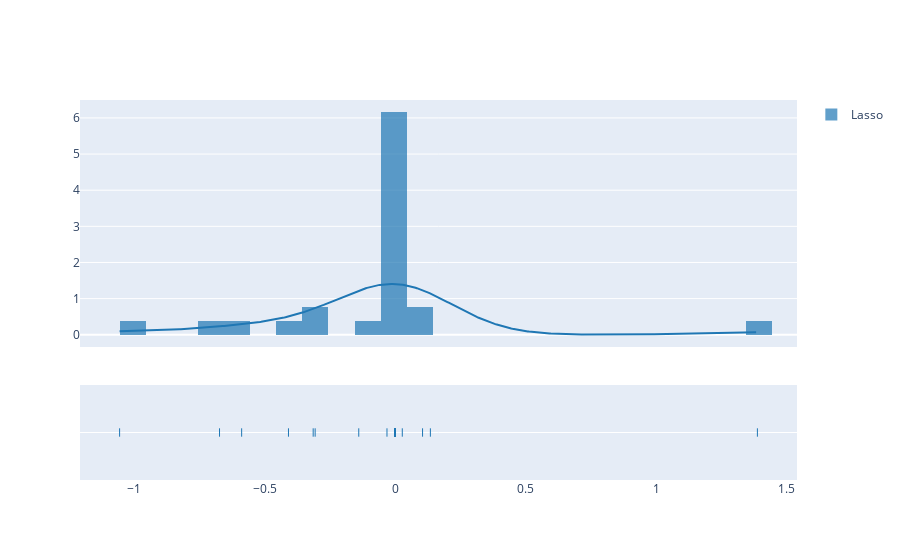

The notebook cell this image was saved under:
### Markdown cell above
We create a plot to examine the distribution of model coefficients to see what the Lasso model is selecting to predict number of children

### Code cell
import plotly.figure_factory as ff

ff.create_distplot([
    models['LassoCV']["LinearModel"].coef_], ['Lasso'], bin_size=0.1)

### Figure 1 — Plotly figure (JSON) as saved in the notebook; plotly's stock layout.template omitted (floating-point values rounded to 4 significant figures; data arrays with more than 128 entries replaced by an {"elided": "..."} marker saying what was removed)
{"data": [{"autobinx": false, "histnorm": "probability density", "legendgroup": "Lasso", "marker": {"color": "rgb(31, 119, 180)"}, "name": "Lasso", "opacity": 0.7, "type": "histogram", "x": [1.388, 0, 0.1048, 0, -0.5882, 0, 0.1348, 0, -0.3066, -0.3142, 2.285e-16, -0.4088, 2.828e-17, -1.056, 0, 0, -0.6729, 0, -0.03148, 0.02722, 0, 0, 0, 0, 0, -0.1396], "xaxis": "x", "xbins": {"end": 1.388, "size": 0.1, "start": -1.056}, "yaxis": "y"}, {"legendgroup": "Lasso", "marker": {"color": "rgb(31, 119, 180)"}, "mode": "lines", "name": "Lasso", "showlegend": false, "type": "scatter", "x": {"elided": "500 float values"}, "xaxis": "x", "y": {"elided": "500 float values"}, "yaxis": "y"}, {"legendgroup": "Lasso", "marker": {"color": "rgb(31, 119, 180)", "symbol": "line-ns-open"}, "mode": "markers", "name": "Lasso", "showlegend": false, "type": "scatter", "x": [1.388, 0, 0.1048, 0, -0.5882, 0, 0.1348, 0, -0.3066, -0.3142, 2.285e-16, -0.4088, 2.828e-17, -1.056, 0, 0, -0.6729, 0, -0.03148, 0.02722, 0, 0, 0, 0, 0, -0.1396], "xaxis": "x", "y": ["Lasso", "Lasso", "Lasso", "Lasso", "Lasso", "Lasso", "Lasso", "Lasso", "Lasso", "Lasso", "Lasso", "Lasso", "Lasso", "Lasso", "Lasso", "Lasso", "Lasso", "Lasso", "Lasso", "Lasso", "Lasso", "Lasso", "Lasso", "Lasso", "Lasso", "Lasso"], "yaxis": "y2"}], "layout": {"barmode": "overlay", "hovermode": "closest", "legend": {"traceorder": "reversed"}, "xaxis": {"anchor": "y2", "domain": [0, 1], "zeroline": false}, "yaxis": {"anchor": "free", "domain": [0.35, 1], "position": 0}, "yaxis2": {"anchor": "x", "domain": [0, 0.25], "dtick": 1, "showticklabels": false}}}
